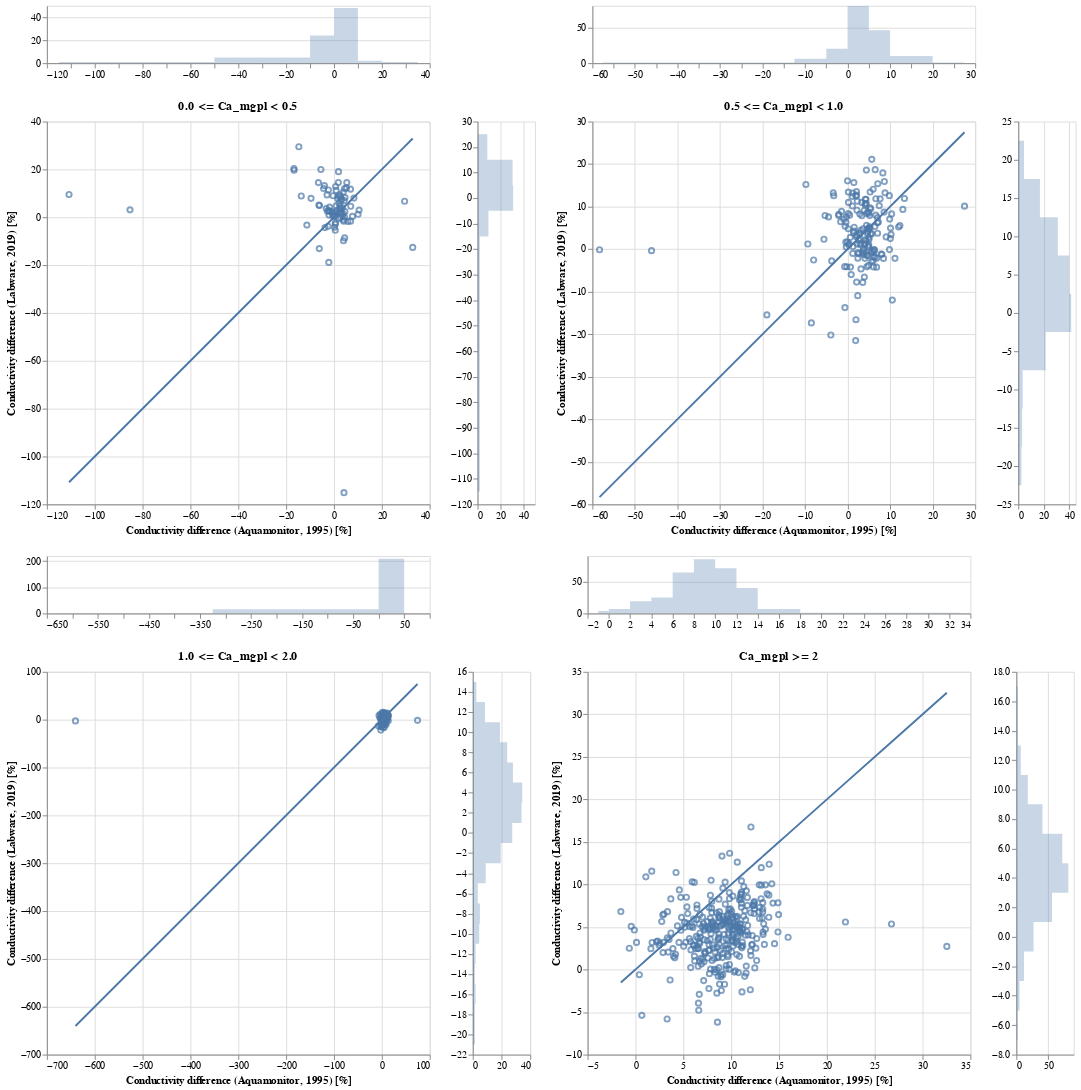

Notebook code for this chart:
### Markdown cell above
### 3.2. Conductivity difference in percent

### Code cell
chart_dict = {}
for idx, ca_level in enumerate(ca_levels):
    data = res_dict[ca_level]

    base = alt.Chart(data, height=400, width=400)

    x_domain = alt.selection_interval(bind='scales', encodings=['x'])
    y_domain = alt.selection_interval(bind='scales', encodings=['y'])

    area_args = {'opacity': .3, 'interpolate': 'step'}

    points = base.mark_point().encode(
            x=alt.X('kond_diff_pct_am:Q', title='Conductivity difference (Aquamonitor, 1995) [%]'),
            y=alt.Y('kond_diff_pct_lw:Q', title='Conductivity difference (Labware, 2019) [%]'),
            tooltip=['station_id:N', 'station_name:N', 'sample_date:T', 'kond_diff_pct_lw:Q', 'kond_diff_pct_am:Q'],
        ).properties(
            title=ca_level
        ).add_selection(
            x_domain
        ).add_selection(
            y_domain
        )

    # 1:1 line
    line = base.mark_line().encode(
            x=alt.X('kond_diff_pct_am:Q', title=''),
            y=alt.Y('kond_diff_pct_am:Q', title=''),
        )

    top_hist = base.mark_area(**area_args).encode(
            alt.X('kond_diff_pct_am:Q',
                  bin=alt.Bin(maxbins=20),
                  stack=None,
                  title=''
                 ),
            alt.Y('count()', stack=None, title=''),
        ).properties(height=60).add_selection(
            x_domain
        )

    right_hist = base.mark_area(**area_args).encode(
            alt.Y('kond_diff_pct_lw:Q',
                  bin=alt.Bin(maxbins=20),
                  stack=None,
                  title='',
                 ),
            alt.X('count()', stack=None, title=''),
        ).properties(width=60).add_selection(
            y_domain
        )

    chart = top_hist & ((points + line) | right_hist)
    chart_dict[idx] = chart
    
chart = ((chart_dict[0] | chart_dict[1]) &
         (chart_dict[2] | chart_dict[3]))
chart.save('../pages/cond_difference_pct.html')
chart

### Figure 1 — Vega-Lite specification as saved in the notebook (floating-point values rounded to 4 significant figures; data arrays with more than 128 entries replaced by an {"elided": "..."} marker saying what was removed)
{"$schema": "https://vega.github.io/schema/vega-lite/v3.4.0.json", "config": {"mark": {"tooltip": null}, "view": {"height": 300, "width": 400}}, "datasets": {"data-22e0225a2a44603f603671926e858e15": {"elided": "228 records"}, "data-8c4aabfc855f1c7ae85522e8941df6fd": {"elided": "166 records"}, "data-8d67a15cc374dbc468775427a2701e5f": [{"ion_diff_pct_am": -18.62, "ion_diff_pct_lw": -1.574, "kond_diff_pct_am": 2.091, "kond_diff_pct_lw": 5.832, "kond_minus_H&SO4_am": 0.4004, "kond_minus_H&SO4_lw": 0.5203, "sample_date": "2019-10-24", "station_id": 26075, "station_name": "Måsabutjørna"}, {"ion_diff_pct_am": -33.49, "ion_diff_pct_lw": -2.533, "kond_diff_pct_am": 2.427, "kond_diff_pct_lw": 9.406, "kond_minus_H&SO4_am": 0.3535, "kond_minus_H&SO4_lw": 0.5063, "sample_date": "2019-09-25", "station_id": 26078, "station_name": "HOH 1374"}, {"ion_diff_pct_am": -16.52, "ion_diff_pct_lw": -13.55, "kond_diff_pct_am": 2.892, "kond_diff_pct_lw": 6.944, "kond_minus_H&SO4_am": 0.4776, "kond_minus_H&SO4_lw": 0.445, "sample_date": "2019-10-29", "station_id": 26090, "station_name": "Mjåvatn"}, {"ion_diff_pct_am": -5.291, "ion_diff_pct_lw": -3.47, "kond_diff_pct_am": 3.109, "kond_diff_pct_lw": 7.555, "kond_minus_H&SO4_am": 0.4884, "kond_minus_H&SO4_lw": 0.4417, "sample_date": "2019-10-01", "station_id": 26093, "station_name": "Hemletjørnane"}, {"ion_diff_pct_am": -9.022, "ion_diff_pct_lw": 8.015, "kond_diff_pct_am": 0.8889, "kond_diff_pct_lw": 11.2, "kond_minus_H&SO4_am": 0.3111, "kond_minus_H&SO4_lw": 0.3234, "sample_date": "2019-09-30", "station_id": 26094, "station_name": "HOH 1394"}, {"ion_diff_pct_am": -19.22, "ion_diff_pct_lw": 5.603, "kond_diff_pct_am": -6.079, "kond_diff_pct_lw": 4.907, "kond_minus_H&SO4_am": 0.2875, "kond_minus_H&SO4_lw": 0.3735, "sample_date": "2019-09-30", "station_id": 26098, "station_name": "HOH 1227"}, {"ion_diff_pct_am": 24.49, "ion_diff_pct_lw": 13.12, "kond_diff_pct_am": -13.68, "kond_diff_pct_lw": 8.866, "kond_minus_H&SO4_am": 0.3492, "kond_minus_H&SO4_lw": 0.3084, "sample_date": "2019-09-24", "station_id": 26112, "station_name": "1230 HOH"}, {"ion_diff_pct_am": -7.078, "ion_diff_pct_lw": 1.857, "kond_diff_pct_am": -6.287, "kond_diff_pct_lw": 5.084, "kond_minus_H&SO4_am": 0.6984, "kond_minus_H&SO4_lw": 0.5661, "sample_date": "2019-09-24", "station_id": 26114, "station_name": "HOH 1092"}, {"ion_diff_pct_am": -25.86, "ion_diff_pct_lw": 8.917, "kond_diff_pct_am": -9.588, "kond_diff_pct_lw": 7.897, "kond_minus_H&SO4_am": 0.2265, "kond_minus_H&SO4_lw": 0.5085, "sample_date": "2019-09-24", "station_id": 26115, "station_name": "Rundatjørni"}, {"ion_diff_pct_am": -2.104, "ion_diff_pct_lw": 3.749, "kond_diff_pct_am": 3.822, "kond_diff_pct_lw": 1.474, "kond_minus_H&SO4_am": 1.044, "kond_minus_H&SO4_lw": 1.072, "sample_date": "2019-10-17", "station_id": 26122, "station_name": "Blåfjellvatnet"}, {"ion_diff_pct_am": -11.42, "ion_diff_pct_lw": -10.69, "kond_diff_pct_am": -0.3844, "kond_diff_pct_lw": 8.986, "kond_minus_H&SO4_am": 0.2577, "kond_minus_H&SO4_lw": 0.509, "sample_date": "2019-10-02", "station_id": 26126, "station_name": "Steinbotsvatna"}, {"ion_diff_pct_am": -8.195, "ion_diff_pct_lw": 18.51, "kond_diff_pct_am": 2.548, "kond_diff_pct_lw": 2.09, "kond_minus_H&SO4_am": 0.5414, "kond_minus_H&SO4_lw": 0.5702, "sample_date": "2019-09-25", "station_id": 26131, "station_name": "HOH 1078"}, {"ion_diff_pct_am": -13.38, "ion_diff_pct_lw": -0.2632, "kond_diff_pct_am": -3.764, "kond_diff_pct_lw": -4.312, "kond_minus_H&SO4_am": 1.283, "kond_minus_H&SO4_lw": 2.014, "sample_date": "2019-10-09", "station_id": 26135, "station_name": "Hyttvatnet"}, {"ion_diff_pct_am": -31.46, "ion_diff_pct_lw": -24.21, "kond_diff_pct_am": -16.74, "kond_diff_pct_lw": 20.31, "kond_minus_H&SO4_am": 0.2941, "kond_minus_H&SO4_lw": 0.2638, "sample_date": "2019-09-20", "station_id": 26141, "station_name": "HOH 510"}, {"ion_diff_pct_am": -55.2, "ion_diff_pct_lw": -0.4539, "kond_diff_pct_am": -14.69, "kond_diff_pct_lw": 29.45, "kond_minus_H&SO4_am": 0.3359, "kond_minus_H&SO4_lw": 0.2411, "sample_date": "2019-09-20", "station_id": 26142, "station_name": "HOH 407"}, {"ion_diff_pct_am": -35.32, "ion_diff_pct_lw": -9.058, "kond_diff_pct_am": -4.35, "kond_diff_pct_lw": 12.01, "kond_minus_H&SO4_am": 0.4084, "kond_minus_H&SO4_lw": 0.4792, "sample_date": "2019-09-20", "station_id": 26143, "station_name": "HOH 414"}, {"ion_diff_pct_am": -31.83, "ion_diff_pct_lw": -22.24, "kond_diff_pct_am": -2.082, "kond_diff_pct_lw": 0.9032, "kond_minus_H&SO4_am": 0.699, "kond_minus_H&SO4_lw": 0.7906, "sample_date": "2019-09-20", "station_id": 26144, "station_name": "Guolehisjavri"}, {"ion_diff_pct_am": -9.495, "ion_diff_pct_lw": 17.25, "kond_diff_pct_am": 3.442, "kond_diff_pct_lw": 0.6641, "kond_minus_H&SO4_am": 0.947, "kond_minus_H&SO4_lw": 0.9522, "sample_date": "2019-09-22", "station_id": 26145, "station_name": "HOH 515"}, {"ion_diff_pct_am": -34.24, "ion_diff_pct_lw": -45.2, "kond_diff_pct_am": -16.68, "kond_diff_pct_lw": 19.65, "kond_minus_H&SO4_am": 0.1625, "kond_minus_H&SO4_lw": 0.1536, "sample_date": "2019-09-25", "station_id": 26244, "station_name": "HOH 1506"}, {"ion_diff_pct_am": -30.27, "ion_diff_pct_lw": -8.882, "kond_diff_pct_am": -4.001, "kond_diff_pct_lw": 13.21, "kond_minus_H&SO4_am": 0.2202, "kond_minus_H&SO4_lw": 0.2584, "sample_date": "2019-09-25", "station_id": 26275, "station_name": "HOH 1198"}, {"ion_diff_pct_am": -22.61, "ion_diff_pct_lw": -17.69, "kond_diff_pct_am": 3.548, "kond_diff_pct_lw": 3.96, "kond_minus_H&SO4_am": 0.4375, "kond_minus_H&SO4_lw": 0.445, "sample_date": "2019-10-01", "station_id": 26285, "station_name": "Nedre Årdalsvatnet"}, {"ion_diff_pct_am": -32.23, "ion_diff_pct_lw": 6.603, "kond_diff_pct_am": 1.881, "kond_diff_pct_lw": 19.04, "kond_minus_H&SO4_am": 0.3236, "kond_minus_H&SO4_lw": 0.2776, "sample_date": "2019-10-01", "station_id": 26311, "station_name": "HOH 1760"}, {"ion_diff_pct_am": -14.48, "ion_diff_pct_lw": -13.6, "kond_diff_pct_am": 2.612, "kond_diff_pct_lw": 8.547, "kond_minus_H&SO4_am": 0.4073, "kond_minus_H&SO4_lw": 0.4266, "sample_date": "2019-10-29", "station_id": 26389, "station_name": "Bjørntjørn"}, {"ion_diff_pct_am": -18.77, "ion_diff_pct_lw": -17.74, "kond_diff_pct_am": 3.883, "kond_diff_pct_lw": 10.5, "kond_minus_H&SO4_am": 0.3534, "kond_minus_H&SO4_lw": 0.3445, "sample_date": "2019-09-30", "station_id": 26409, "station_name": "Såtetjørn"}, {"ion_diff_pct_am": 0.903, "ion_diff_pct_lw": -6.709, "kond_diff_pct_am": 6.917, "kond_diff_pct_lw": -1.625, "kond_minus_H&SO4_am": 0.743, "kond_minus_H&SO4_lw": 0.6489, "sample_date": "2019-10-29", "station_id": 26449, "station_name": "Urdevotni"}, {"ion_diff_pct_am": -7.833, "ion_diff_pct_lw": 2.019, "kond_diff_pct_am": -2.755, "kond_diff_pct_lw": 2.55, "kond_minus_H&SO4_am": 0.2875, "kond_minus_H&SO4_lw": 0.6185, "sample_date": "2019-09-30", "station_id": 26460, "station_name": "HOH 1040"}, {"ion_diff_pct_am": -3.12, "ion_diff_pct_lw": 0.5775, "kond_diff_pct_am": 5.222, "kond_diff_pct_lw": 12.26, "kond_minus_H&SO4_am": 0.2997, "kond_minus_H&SO4_lw": 0.3151, "sample_date": "2019-09-30", "station_id": 26463, "station_name": "HOH 1238"}, {"ion_diff_pct_am": -8.913, "ion_diff_pct_lw": 4.374, "kond_diff_pct_am": 2.71, "kond_diff_pct_lw": -0.1578, "kond_minus_H&SO4_am": 3.119, "kond_minus_H&SO4_lw": 2.069, "sample_date": "2019-10-30", "station_id": 26527, "station_name": "Øygardstjørna"}, {"ion_diff_pct_am": -7.014, "ion_diff_pct_lw": 3.696, "kond_diff_pct_am": 4.267, "kond_diff_pct_lw": 6.935, "kond_minus_H&SO4_am": 0.5611, "kond_minus_H&SO4_lw": 0.8539, "sample_date": "2019-10-18", "station_id": 26552, "station_name": "Kleggadalsvatn"}, {"ion_diff_pct_am": 4.045, "ion_diff_pct_lw": 6.276, "kond_diff_pct_am": 0.4436, "kond_diff_pct_lw": 1.487, "kond_minus_H&SO4_am": 0.4026, "kond_minus_H&SO4_lw": 0.6327, "sample_date": "2019-09-24", "station_id": 26554, "station_name": "HOH 1061"}, {"ion_diff_pct_am": -0.8696, "ion_diff_pct_lw": 2.341, "kond_diff_pct_am": 3.094, "kond_diff_pct_lw": 1.869, "kond_minus_H&SO4_am": 1.613, "kond_minus_H&SO4_lw": 1.762, "sample_date": "2019-10-18", "station_id": 26559, "station_name": "Rundatjørna"}, {"ion_diff_pct_am": -14.6, "ion_diff_pct_lw": 0.6353, "kond_diff_pct_am": 0.6921, "kond_diff_pct_lw": 12.86, "kond_minus_H&SO4_am": 0.3528, "kond_minus_H&SO4_lw": 0.4708, "sample_date": "2019-09-24", "station_id": 26571, "station_name": "HOH 1250"}, {"ion_diff_pct_am": 0.2114, "ion_diff_pct_lw": 10.02, "kond_diff_pct_am": 1.576, "kond_diff_pct_lw": 7.767, "kond_minus_H&SO4_am": 0.6167, "kond_minus_H&SO4_lw": 0.5379, "sample_date": "2019-09-24", "station_id": 26572, "station_name": "Leirdålsvatna"}, {"ion_diff_pct_am": -0.5945, "ion_diff_pct_lw": -2.818, "kond_diff_pct_am": -2.899, "kond_diff_pct_lw": 9.334, "kond_minus_H&SO4_am": 0.864, "kond_minus_H&SO4_lw": 0.7973, "sample_date": "2019-10-14", "station_id": 26576, "station_name": "Løyndardalsvatnet"}, {"ion_diff_pct_am": 2.069, "ion_diff_pct_lw": -1.017, "kond_diff_pct_am": -1.82, "kond_diff_pct_lw": 2.538, "kond_minus_H&SO4_am": 1.164, "kond_minus_H&SO4_lw": 1.231, "sample_date": "2019-10-18", "station_id": 26602, "station_name": "Mannsvatnet"}, {"ion_diff_pct_am": -1.926, "ion_diff_pct_lw": -6.902, "kond_diff_pct_am": -6.505, "kond_diff_pct_lw": 14.5, "kond_minus_H&SO4_am": 0.2646, "kond_minus_H&SO4_lw": 0.2825, "sample_date": "2019-10-14", "station_id": 26606, "station_name": "HOH 1367"}, {"ion_diff_pct_am": -14.18, "ion_diff_pct_lw": -6.959, "kond_diff_pct_am": 2.256, "kond_diff_pct_lw": 3.405, "kond_minus_H&SO4_am": 0.2108, "kond_minus_H&SO4_lw": 0.5462, "sample_date": "2019-10-03", "station_id": 26608, "station_name": "Litlavatn"}, {"ion_diff_pct_am": -9.203, "ion_diff_pct_lw": 6.194, "kond_diff_pct_am": 6.9, "kond_diff_pct_lw": 11.73, "kond_minus_H&SO4_am": 0.5373, "kond_minus_H&SO4_lw": 0.4142, "sample_date": "2019-09-24", "station_id": 26611, "station_name": "Kaldevatn"}, {"ion_diff_pct_am": -34.36, "ion_diff_pct_lw": 2.526, "kond_diff_pct_am": 1.824, "kond_diff_pct_lw": 14.51, "kond_minus_H&SO4_am": 0.3225, "kond_minus_H&SO4_lw": 0.3445, "sample_date": "2019-09-26", "station_id": 26626, "station_name": "Kvannjolvatnet"}, {"ion_diff_pct_am": -22.63, "ion_diff_pct_lw": 8.794, "kond_diff_pct_am": 5.358, "kond_diff_pct_lw": 14.47, "kond_minus_H&SO4_am": 0.3047, "kond_minus_H&SO4_lw": 0.4908, "sample_date": "2019-09-24", "station_id": 26629, "station_name": "HOH 1241"}, {"ion_diff_pct_am": -8.777, "ion_diff_pct_lw": 10.61, "kond_diff_pct_am": 4.642, "kond_diff_pct_lw": 8.198, "kond_minus_H&SO4_am": 0.4994, "kond_minus_H&SO4_lw": 0.5716, "sample_date": "2019-10-17", "station_id": 26641, "station_name": "Nedre Sørdalsvatnet"}, {"ion_diff_pct_am": 7.2, "ion_diff_pct_lw": 0.6696, "kond_diff_pct_am": 4.585, "kond_diff_pct_lw": 2.327, "kond_minus_H&SO4_am": 0.7097, "kond_minus_H&SO4_lw": 0.7397, "sample_date": "2019-10-17", "station_id": 26647, "station_name": "HOH 800"}, {"ion_diff_pct_am": -18.33, "ion_diff_pct_lw": -3.155, "kond_diff_pct_am": 4.458, "kond_diff_pct_lw": -8.655, "kond_minus_H&SO4_am": 0.6169, "kond_minus_H&SO4_lw": 1.457, "sample_date": "2019-10-16", "station_id": 26658, "station_name": "Tirskardvatnet"}, {"ion_diff_pct_am": -22.29, "ion_diff_pct_lw": 2.227, "kond_diff_pct_am": 0.5525, "kond_diff_pct_lw": -2.921, "kond_minus_H&SO4_am": 0.7725, "kond_minus_H&SO4_lw": 1.289, "sample_date": "2019-10-17", "station_id": 26659, "station_name": "Dyttingane"}, {"ion_diff_pct_am": -9.384, "ion_diff_pct_lw": 0.4533, "kond_diff_pct_am": -0.2058, "kond_diff_pct_lw": 0.3599, "kond_minus_H&SO4_am": 0.8668, "kond_minus_H&SO4_lw": 1.012, "sample_date": "2019-10-17", "station_id": 26660, "station_name": "HOH 729"}, {"ion_diff_pct_am": -27.29, "ion_diff_pct_lw": 1.5, "kond_diff_pct_am": 4.445, "kond_diff_pct_lw": 11.93, "kond_minus_H&SO4_am": 0.2792, "kond_minus_H&SO4_lw": 0.4136, "sample_date": "2019-09-26", "station_id": 26661, "station_name": "HOH 1171"}, {"ion_diff_pct_am": -41.62, "ion_diff_pct_lw": -5.779, "kond_diff_pct_am": -5.479, "kond_diff_pct_lw": 19.95, "kond_minus_H&SO4_am": 0.168, "kond_minus_H&SO4_lw": 0.2634, "sample_date": "2019-09-26", "station_id": 26683, "station_name": "HOH 1475"}, {"ion_diff_pct_am": -20.55, "ion_diff_pct_lw": -42.47, "kond_diff_pct_am": 29.52, "kond_diff_pct_lw": 6.689, "kond_minus_H&SO4_am": 0.4259, "kond_minus_H&SO4_lw": 0.7154, "sample_date": "2019-10-02", "station_id": 26692, "station_name": "Jakobsvatnet"}, {"ion_diff_pct_am": -6.702, "ion_diff_pct_lw": -8.975, "kond_diff_pct_am": 32.9, "kond_diff_pct_lw": -12.61, "kond_minus_H&SO4_am": 0.5341, "kond_minus_H&SO4_lw": 1.247, "sample_date": "2019-10-16", "station_id": 26693, "station_name": "HOH 520"}, {"ion_diff_pct_am": -29.66, "ion_diff_pct_lw": -9.522, "kond_diff_pct_am": -85.27, "kond_diff_pct_lw": 3.092, "kond_minus_H&SO4_am": 1.218, "kond_minus_H&SO4_lw": 0.6289, "sample_date": "2019-10-16", "station_id": 26694, "station_name": "Gjesdalsvatnet"}, {"ion_diff_pct_am": 26.44, "ion_diff_pct_lw": -0.7057, "kond_diff_pct_am": -110.8, "kond_diff_pct_lw": 9.491, "kond_minus_H&SO4_am": 0.608, "kond_minus_H&SO4_lw": 0.34, "sample_date": "2019-09-26", "station_id": 26695, "station_name": "HOH 1308"}, {"ion_diff_pct_am": -16.86, "ion_diff_pct_lw": 3.348, "kond_diff_pct_am": 0.2688, "kond_diff_pct_lw": 0.4793, "kond_minus_H&SO4_am": 0.4373, "kond_minus_H&SO4_lw": 0.7066, "sample_date": "2019-10-02", "station_id": 26699, "station_name": "Nordvatnet"}, {"ion_diff_pct_am": -12.12, "ion_diff_pct_lw": -3.282, "kond_diff_pct_am": 2.687, "kond_diff_pct_lw": 3.466, "kond_minus_H&SO4_am": 0.4603, "kond_minus_H&SO4_lw": 0.5367, "sample_date": "2019-10-02", "station_id": 26700, "station_name": "Nes-Isvatnet"}, {"ion_diff_pct_am": -2.641, "ion_diff_pct_lw": -5.764, "kond_diff_pct_am": 1.044, "kond_diff_pct_lw": 2.703, "kond_minus_H&SO4_am": 0.6108, "kond_minus_H&SO4_lw": 0.5353, "sample_date": "2019-10-02", "station_id": 26701, "station_name": "Gjerlands-Isvatnet"}, {"ion_diff_pct_am": -2.862, "ion_diff_pct_lw": 1.571, "kond_diff_pct_am": 4.437, "kond_diff_pct_lw": -0.008773, "kond_minus_H&SO4_am": 1.066, "kond_minus_H&SO4_lw": 1.047, "sample_date": "2019-10-16", "station_id": 26703, "station_name": "Trodalsvatnet"}, {"ion_diff_pct_am": -22.28, "ion_diff_pct_lw": -0.7588, "kond_diff_pct_am": 10.06, "kond_diff_pct_lw": 1.255, "kond_minus_H&SO4_am": 0.4302, "kond_minus_H&SO4_lw": 0.5943, "sample_date": "2019-10-02", "station_id": 26709, "station_name": "Vardevatnet"}, {"ion_diff_pct_am": -3.817, "ion_diff_pct_lw": 2.73, "kond_diff_pct_am": -2.202, "kond_diff_pct_lw": 2.814, "kond_minus_H&SO4_am": 1.93, "kond_minus_H&SO4_lw": 1.866, "sample_date": "2019-10-16", "station_id": 26716, "station_name": "Myrkevatnet"}, {"ion_diff_pct_am": -17.55, "ion_diff_pct_lw": -5.049, "kond_diff_pct_am": -2.354, "kond_diff_pct_lw": 11.4, "kond_minus_H&SO4_am": 0.2933, "kond_minus_H&SO4_lw": 0.4938, "sample_date": "2019-09-25", "station_id": 26762, "station_name": "HOH 1057"}, {"ion_diff_pct_am": -34.34, "ion_diff_pct_lw": -18.72, "kond_diff_pct_am": -1.825, "kond_diff_pct_lw": 4.214, "kond_minus_H&SO4_am": 0.5934, "kond_minus_H&SO4_lw": 0.4774, "sample_date": "2019-10-15", "station_id": 26769, "station_name": "HOH 808"}, {"ion_diff_pct_am": -33.85, "ion_diff_pct_lw": -25.8, "kond_diff_pct_am": -0.9133, "kond_diff_pct_lw": 2.193, "kond_minus_H&SO4_am": 0.4723, "kond_minus_H&SO4_lw": 0.5679, "sample_date": "2019-10-15", "station_id": 26775, "station_name": "Styggsjøane"}, {"ion_diff_pct_am": -6.209, "ion_diff_pct_lw": -9.305, "kond_diff_pct_am": 0.5342, "kond_diff_pct_lw": -5.441, "kond_minus_H&SO4_am": 2.071, "kond_minus_H&SO4_lw": 2.459, "sample_date": "2019-09-26", "station_id": 26787, "station_name": "Gravvatnet"}, {"ion_diff_pct_am": -13.49, "ion_diff_pct_lw": -8.431, "kond_diff_pct_am": -2.475, "kond_diff_pct_lw": -3.8, "kond_minus_H&SO4_am": 0.8647, "kond_minus_H&SO4_lw": 1.24, "sample_date": "2019-10-08", "station_id": 26824, "station_name": "Liatjørnin"}, {"ion_diff_pct_am": -9.081, "ion_diff_pct_lw": -6.087, "kond_diff_pct_am": 0.2277, "kond_diff_pct_lw": -4.189, "kond_minus_H&SO4_am": 1.641, "kond_minus_H&SO4_lw": 1.657, "sample_date": "2019-09-26", "station_id": 26831, "station_name": "Sætertjørna"}, {"ion_diff_pct_am": -2.643, "ion_diff_pct_lw": -19.93, "kond_diff_pct_am": 3.972, "kond_diff_pct_lw": -9.832, "kond_minus_H&SO4_am": 1.875, "kond_minus_H&SO4_lw": 2.966, "sample_date": "2019-09-26", "station_id": 26833, "station_name": "Småholmvatnet"}, {"ion_diff_pct_am": -4.882, "ion_diff_pct_lw": 1.079, "kond_diff_pct_am": -0.1358, "kond_diff_pct_lw": 2.159, "kond_minus_H&SO4_am": 1.721, "kond_minus_H&SO4_lw": 1.55, "sample_date": "2019-09-26", "station_id": 26842, "station_name": "Helknavatnet"}, {"ion_diff_pct_am": -13.27, "ion_diff_pct_lw": 5.322, "kond_diff_pct_am": 2.462, "kond_diff_pct_lw": 4.606, "kond_minus_H&SO4_am": 0.9222, "kond_minus_H&SO4_lw": 1.077, "sample_date": "2019-09-26", "station_id": 26846, "station_name": "HOH 444"}, {"ion_diff_pct_am": 13.96, "ion_diff_pct_lw": 1.437, "kond_diff_pct_am": 8.348, "kond_diff_pct_lw": 8.015, "kond_minus_H&SO4_am": 0.6704, "kond_minus_H&SO4_lw": 0.5112, "sample_date": "2019-09-26", "station_id": 26859, "station_name": "HOH 662"}, {"ion_diff_pct_am": -12.85, "ion_diff_pct_lw": -1.409, "kond_diff_pct_am": -0.5855, "kond_diff_pct_lw": 1.075, "kond_minus_H&SO4_am": 1.584, "kond_minus_H&SO4_lw": 1.874, "sample_date": "2019-09-25", "station_id": 26873, "station_name": "HOH 281"}, {"ion_diff_pct_am": -41.94, "ion_diff_pct_lw": -19.17, "kond_diff_pct_am": -11.34, "kond_diff_pct_lw": -3.283, "kond_minus_H&SO4_am": 0.7289, "kond_minus_H&SO4_lw": 0.7819, "sample_date": "2019-09-20", "station_id": 26922, "station_name": "HOH 370"}, {"ion_diff_pct_am": -5.331, "ion_diff_pct_lw": 18.42, "kond_diff_pct_am": 3.935, "kond_diff_pct_lw": -1.084, "kond_minus_H&SO4_am": 1.597, "kond_minus_H&SO4_lw": 1.251, "sample_date": "2019-09-22", "station_id": 26956, "station_name": "HOH 370"}, {"ion_diff_pct_am": -1.952, "ion_diff_pct_lw": 8.4, "kond_diff_pct_am": 5.791, "kond_diff_pct_lw": -1.776, "kond_minus_H&SO4_am": 2.431, "kond_minus_H&SO4_lw": 2.265, "sample_date": "2019-09-22", "station_id": 26957, "station_name": "HOH 340"}, {"ion_diff_pct_am": -13.39, "ion_diff_pct_lw": -11.35, "kond_diff_pct_am": -6.147, "kond_diff_pct_lw": -13.1, "kond_minus_H&SO4_am": 0.7298, "kond_minus_H&SO4_lw": 0.717, "sample_date": "2019-09-20", "station_id": 26972, "station_name": "Hannoailaddut Nord"}, {"ion_diff_pct_am": -1.529, "ion_diff_pct_lw": 2.879, "kond_diff_pct_am": 7.719, "kond_diff_pct_lw": 0.3451, "kond_minus_H&SO4_am": 3.047, "kond_minus_H&SO4_lw": 1.44, "sample_date": "2019-09-22", "station_id": 26983, "station_name": "HOH 417"}, {"ion_diff_pct_am": -4.492, "ion_diff_pct_lw": -14.51, "kond_diff_pct_am": -2.17, "kond_diff_pct_lw": -18.89, "kond_minus_H&SO4_am": 2.084, "kond_minus_H&SO4_lw": 1.605, "sample_date": "2019-10-29", "station_id": 27016, "station_name": "Færetjørn"}, {"ion_diff_pct_am": -7.717, "ion_diff_pct_lw": 4.024, "kond_diff_pct_am": 1.78, "kond_diff_pct_lw": 8.769, "kond_minus_H&SO4_am": 0.754, "kond_minus_H&SO4_lw": 0.5854, "sample_date": "2019-09-24", "station_id": 27023, "station_name": "Rennebergstjørni"}, {"ion_diff_pct_am": -3.829, "ion_diff_pct_lw": -13.82, "kond_diff_pct_am": 4.077, "kond_diff_pct_lw": -1.646, "kond_minus_H&SO4_am": 0.5676, "kond_minus_H&SO4_lw": 0.4592, "sample_date": "2019-10-29", "station_id": 27043, "station_name": "Ljomsvatnet"}, {"ion_diff_pct_am": -7.164, "ion_diff_pct_lw": -56.38, "kond_diff_pct_am": 4.171, "kond_diff_pct_lw": -115.1, "kond_minus_H&SO4_am": 3.707, "kond_minus_H&SO4_lw": 4.047, "sample_date": "2019-10-30", "station_id": 27048, "station_name": "Røyslandsvatnet"}, {"ion_diff_pct_am": -14.83, "ion_diff_pct_lw": 1.067, "kond_diff_pct_am": 10.48, "kond_diff_pct_lw": 2.985, "kond_minus_H&SO4_am": 0.9987, "kond_minus_H&SO4_lw": 0.7017, "sample_date": "2019-10-18", "station_id": 27050, "station_name": "HOH 967"}, {"ion_diff_pct_am": -25.54, "ion_diff_pct_lw": 9.868, "kond_diff_pct_am": -3.232, "kond_diff_pct_lw": 3.617, "kond_minus_H&SO4_am": 0.3, "kond_minus_H&SO4_lw": 0.9551, "sample_date": "2019-10-17", "station_id": 27055, "station_name": "Tjørnadalsvatnet"}, {"ion_diff_pct_am": -12.97, "ion_diff_pct_lw": 5.25, "kond_diff_pct_am": 0.9199, "kond_diff_pct_lw": 4.795, "kond_minus_H&SO4_am": 0.6206, "kond_minus_H&SO4_lw": 0.7419, "sample_date": "2019-10-17", "station_id": 27056, "station_name": "Harekupvatnet"}, {"ion_diff_pct_am": -20.92, "ion_diff_pct_lw": -5.83, "kond_diff_pct_am": 1.963, "kond_diff_pct_lw": -0.581, "kond_minus_H&SO4_am": 0.3986, "kond_minus_H&SO4_lw": 1.237, "sample_date": "2019-10-17", "station_id": 27057, "station_name": "HOH 761"}, {"ion_diff_pct_am": -20.05, "ion_diff_pct_lw": -12.83, "kond_diff_pct_am": 0.5562, "kond_diff_pct_lw": -2.256, "kond_minus_H&SO4_am": 0.7135, "kond_minus_H&SO4_lw": 0.9575, "sample_date": "2019-11-25", "station_id": 27061, "station_name": "HOH 619"}, {"ion_diff_pct_am": -22.55, "ion_diff_pct_lw": -8.817, "kond_diff_pct_am": 6.996, "kond_diff_pct_lw": 4.591, "kond_minus_H&SO4_am": 0.3999, "kond_minus_H&SO4_lw": 0.5162, "sample_date": "2019-10-15", "station_id": 27076, "station_name": "Midtre Muggsjøen"}], "data-c7a7b7ebad6701206901ace106c29cde": {"elided": "325 records"}}, "vconcat": [{"hconcat": [{"data": {"name": "data-8d67a15cc374dbc468775427a2701e5f"}, "vconcat": [{"encoding": {"x": {"bin": {"maxbins": 20}, "field": "kond_diff_pct_am", "stack": null, "title": "", "type": "quantitative"}, "y": {"aggregate": "count", "stack": null, "title": "", "type": "quantitative"}}, "height": 60, "mark": {"interpolate": "step", "opacity": 0.3, "type": "area"}, "selection": {"selector009": {"bind": "scales", "encodings": ["x"], "type": "interval"}}, "width": 400}, {"hconcat": [{"layer": [{"encoding": {"tooltip": [{"field": "station_id", "type": "nominal"}, {"field": "station_name", "type": "nominal"}, {"field": "sample_date", "type": "temporal"}, {"field": "kond_diff_pct_lw", "type": "quantitative"}, {"field": "kond_diff_pct_am", "type": "quantitative"}], "x": {"field": "kond_diff_pct_am", "title": "Conductivity difference (Aquamonitor, 1995) [%]", "type": "quantitative"}, "y": {"field": "kond_diff_pct_lw", "title": "Conductivity difference (Labware, 2019) [%]", "type": "quantitative"}}, "height": 400, "mark": "point", "selection": {"selector009": {"bind": "scales", "encodings": ["x"], "type": "interval"}, "selector010": {"bind": "scales", "encodings": ["y"], "type": "interval"}}, "title": "0.0 <= Ca_mgpl < 0.5", "width": 400}, {"encoding": {"x": {"field": "kond_diff_pct_am", "title": "", "type": "quantitative"}, "y": {"field": "kond_diff_pct_am", "title": "", "type": "quantitative"}}, "height": 400, "mark": "line", "width": 400}]}, {"encoding": {"x": {"aggregate": "count", "stack": null, "title": "", "type": "quantitative"}, "y": {"bin": {"maxbins": 20}, "field": "kond_diff_pct_lw", "stack": null, "title": "", "type": "quantitative"}}, "height": 400, "mark": {"interpolate": "step", "opacity": 0.3, "type": "area"}, "selection": {"selector010": {"bind": "scales", "encodings": ["y"], "type": "interval"}}, "width": 60}]}]}, {"data": {"name": "data-8c4aabfc855f1c7ae85522e8941df6fd"}, "vconcat": [{"encoding": {"x": {"bin": {"maxbins": 20}, "field": "kond_diff_pct_am", "stack": null, "title": "", "type": "quantitative"}, "y": {"aggregate": "count", "stack": null, "title": "", "type": "quantitative"}}, "height": 60, "mark": {"interpolate": "step", "opacity": 0.3, "type": "area"}, "selection": {"selector011": {"bind": "scales", "encodings": ["x"], "type": "interval"}}, "width": 400}, {"hconcat": [{"layer": [{"encoding": {"tooltip": [{"field": "station_id", "type": "nominal"}, {"field": "station_name", "type": "nominal"}, {"field": "sample_date", "type": "temporal"}, {"field": "kond_diff_pct_lw", "type": "quantitative"}, {"field": "kond_diff_pct_am", "type": "quantitative"}], "x": {"field": "kond_diff_pct_am", "title": "Conductivity difference (Aquamonitor, 1995) [%]", "type": "quantitative"}, "y": {"field": "kond_diff_pct_lw", "title": "Conductivity difference (Labware, 2019) [%]", "type": "quantitative"}}, "height": 400, "mark": "point", "selection": {"selector011": {"bind": "scales", "encodings": ["x"], "type": "interval"}, "selector012": {"bind": "scales", "encodings": ["y"], "type": "interval"}}, "title": "0.5 <= Ca_mgpl < 1.0", "width": 400}, {"encoding": {"x": {"field": "kond_diff_pct_am", "title": "", "type": "quantitative"}, "y": {"field": "kond_diff_pct_am", "title": "", "type": "quantitative"}}, "height": 400, "mark": "line", "width": 400}]}, {"encoding": {"x": {"aggregate": "count", "stack": null, "title": "", "type": "quantitative"}, "y": {"bin": {"maxbins": 20}, "field": "kond_diff_pct_lw", "stack": null, "title": "", "type": "quantitative"}}, "height": 400, "mark": {"interpolate": "step", "opacity": 0.3, "type": "area"}, "selection": {"selector012": {"bind": "scales", "encodings": ["y"], "type": "interval"}}, "width": 60}]}]}]}, {"hconcat": [{"data": {"name": "data-22e0225a2a44603f603671926e858e15"}, "vconcat": [{"encoding": {"x": {"bin": {"maxbins": 20}, "field": "kond_diff_pct_am", "stack": null, "title": "", "type": "quantitative"}, "y": {"aggregate": "count", "stack": null, "title": "", "type": "quantitative"}}, "height": 60, "mark": {"interpolate": "step", "opacity": 0.3, "type": "area"}, "selection": {"selector013": {"bind": "scales", "encodings": ["x"], "type": "interval"}}, "width": 400}, {"hconcat": [{"layer": [{"encoding": {"tooltip": [{"field": "station_id", "type": "nominal"}, {"field": "station_name", "type": "nominal"}, {"field": "sample_date", "type": "temporal"}, {"field": "kond_diff_pct_lw", "type": "quantitative"}, {"field": "kond_diff_pct_am", "type": "quantitative"}], "x": {"field": "kond_diff_pct_am", "title": "Conductivity difference (Aquamonitor, 1995) [%]", "type": "quantitative"}, "y": {"field": "kond_diff_pct_lw", "title": "Conductivity difference (Labware, 2019) [%]", "type": "quantitative"}}, "height": 400, "mark": "point", "selection": {"selector013": {"bind": "scales", "encodings": ["x"], "type": "interval"}, "selector014": {"bind": "scales", "encodings": ["y"], "type": "interval"}}, "title": "1.0 <= Ca_mgpl < 2.0", "width": 400}, {"encoding": {"x": {"field": "kond_diff_pct_am", "title": "", "type": "quantitative"}, "y": {"field": "kond_diff_pct_am", "title": "", "type": "quantitative"}}, "height": 400, "mark": "line", "width": 400}]}, {"encoding": {"x": {"aggregate": "count", "stack": null, "title": "", "type": "quantitative"}, "y": {"bin": {"maxbins": 20}, "field": "kond_diff_pct_lw", "stack": null, "title": "", "type": "quantitative"}}, "height": 400, "mark": {"interpolate": "step", "opacity": 0.3, "type": "area"}, "selection": {"selector014": {"bind": "scales", "encodings": ["y"], "type": "interval"}}, "width": 60}]}]}, {"data": {"name": "data-c7a7b7ebad6701206901ace106c29cde"}, "vconcat": [{"encoding": {"x": {"bin": {"maxbins": 20}, "field": "kond_diff_pct_am", "stack": null, "title": "", "type": "quantitative"}, "y": {"aggregate": "count", "stack": null, "title": "", "type": "quantitative"}}, "height": 60, "mark": {"interpolate": "step", "opacity": 0.3, "type": "area"}, "selection": {"selector015": {"bind": "scales", "encodings": ["x"], "type": "interval"}}, "width": 400}, {"hconcat": [{"layer": [{"encoding": {"tooltip": [{"field": "station_id", "type": "nominal"}, {"field": "station_name", "type": "nominal"}, {"field": "sample_date", "type": "temporal"}, {"field": "kond_diff_pct_lw", "type": "quantitative"}, {"field": "kond_diff_pct_am", "type": "quantitative"}], "x": {"field": "kond_diff_pct_am", "title": "Conductivity difference (Aquamonitor, 1995) [%]", "type": "quantitative"}, "y": {"field": "kond_diff_pct_lw", "title": "Conductivity difference (Labware, 2019) [%]", "type": "quantitative"}}, "height": 400, "mark": "point", "selection": {"selector015": {"bind": "scales", "encodings": ["x"], "type": "interval"}, "selector016": {"bind": "scales", "encodings": ["y"], "type": "interval"}}, "title": "Ca_mgpl >= 2", "width": 400}, {"encoding": {"x": {"field": "kond_diff_pct_am", "title": "", "type": "quantitative"}, "y": {"field": "kond_diff_pct_am", "title": "", "type": "quantitative"}}, "height": 400, "mark": "line", "width": 400}]}, {"encoding": {"x": {"aggregate": "count", "stack": null, "title": "", "type": "quantitative"}, "y": {"bin": {"maxbins": 20}, "field": "kond_diff_pct_lw", "stack": null, "title": "", "type": "quantitative"}}, "height": 400, "mark": {"interpolate": "step", "opacity": 0.3, "type": "area"}, "selection": {"selector016": {"bind": "scales", "encodings": ["y"], "type": "interval"}}, "width": 60}]}]}]}]}
